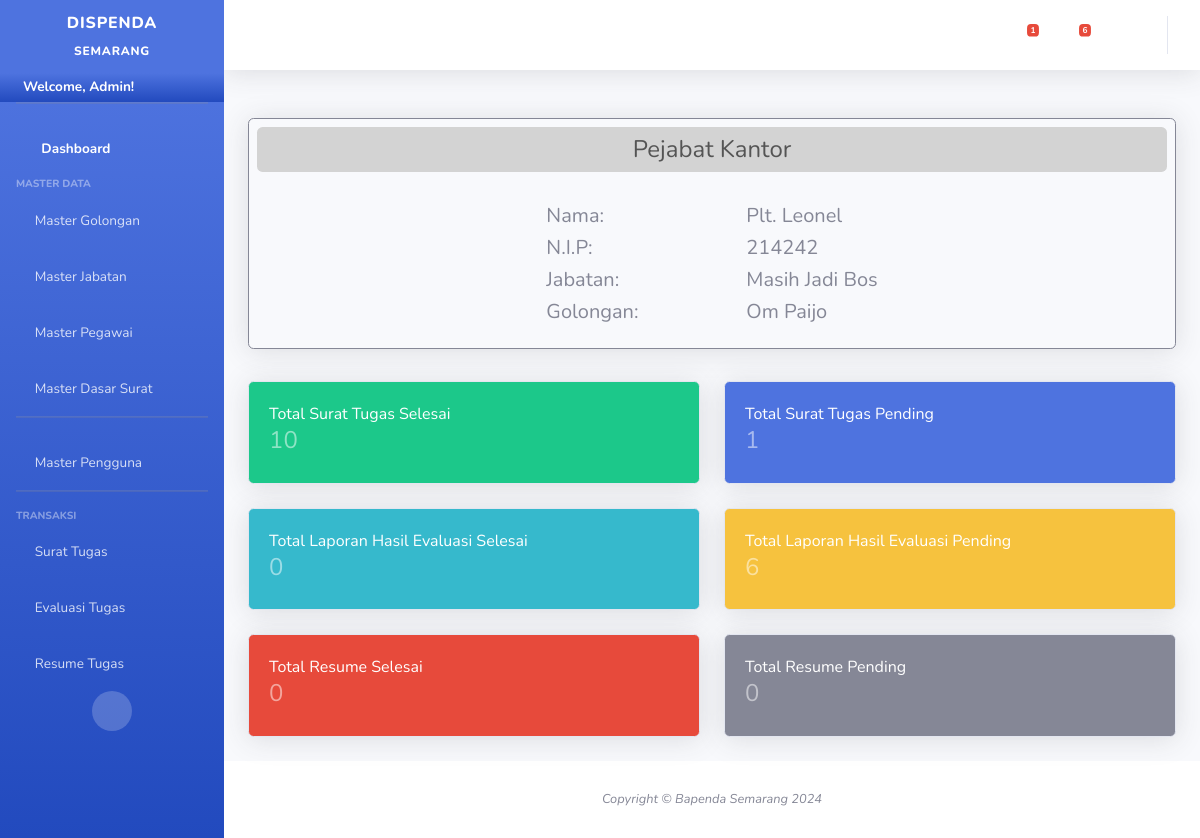
Page / (signed in) on the earlier database version.
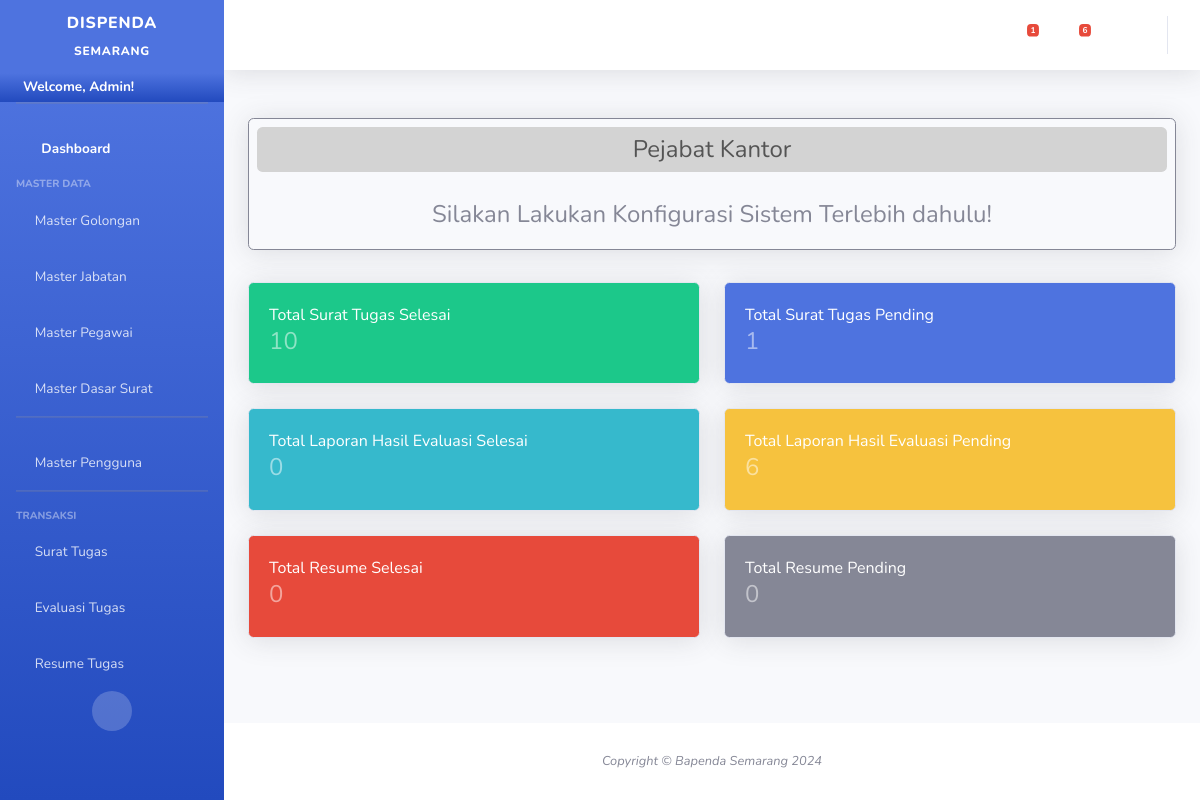
Same page on the later database version.
### surat_tugas/models.py (models this page shows, shortened)
class Pengguna(AbstractUser):
    updatedAt = models.DateTimeField(auto_now_add=True,null=True)
    updatedBy = models.CharField(max_length=20,null=True,blank=True)
    is_edit = models.BooleanField(default=False)
    is_delete = models.BooleanField(default=False)
    is_create = models.BooleanField(default=True)
    email = models.CharField(max_length=100,blank=True,null=True,unique=True)

class ConfigDispenda(models.Model):
    is_PLT = models.BooleanField(default=False)
    kepala = models.ForeignKey(MasterPegawai,on_delete=models.RESTRICT)
    updatedBy = models.CharField(max_length=20,blank=True,null=True)
    updatedAt = models.DateTimeField(auto_now_add=True,null=True)

class MasterPegawai(models.Model):
    nik = models.CharField(max_length=50,blank=False,primary_key=True,default="")
    nama = models.CharField(max_length=100,blank=False,null=False)
    kode_jabatan = models.ForeignKey(MasterJabatan,on_delete=models.RESTRICT)
    kode_golongan = models.ForeignKey(MasterGolongan,on_delete=models.RESTRICT)
    updatedAt = models.DateTimeField(auto_now_add=True,null=True)
    is_kepala = models.BooleanField(default=False)
    updatedBy = models.CharField(max_length=20,blank=True,null=True)
    is_update = models.BooleanField(default=False,blank=True,null=True)

class MasterJabatan(models.Model):
    kode_jabatan = models.CharField(max_length=10,primary_key=True,unique=True,blank=True,default="")
    keterangan = models.CharField(max_length=50)
    updatedAt = models.DateTimeField(auto_now_add=True,null=True)
    updatedBy = models.CharField(max_length=20,blank=True,null=True)
    is_update = models.BooleanField(default=False,blank=True,null=True)
    def __str__(self):
        return self.keterangan

class MasterGolongan(models.Model):
    kode_golongan = models.CharField(max_length=10,primary_key=True,unique=True,blank=True,default="")
    keterangan = models.CharField(max_length=50)
    updatedAt = models.DateTimeField(auto_now_add=True,null=True)
    updatedBy = models.CharField(max_length=20,blank=True,null=True)
    is_update = models.BooleanField(default=False,blank=True,null=True)
    def __str__(self):
        return self.keterangan

### cms/views.py (the view)
# urls.py: path('', dashboard, name='dashboard'),
def dashboard(request):
	if(request.user.is_authenticated != True):
		return HttpResponseRedirect('/auth/')
	jml_pending_surattugas = TrxSuratTugas.objects.all().filter(submit=False).count()
	jml_sukses_surattugas = TrxSuratTugas.objects.all().filter(submit=True).count()
	jml_pending_lhe = headerLHE.objects.all().filter(submit=False).count()
	jml_sukses_lhe = headerLHE.objects.all().filter(submit=True).count()
	configdispenda = ConfigDispenda.objects.all()
	if configdispenda.count()==0:
		configdispenda=None
	else:
		configdispenda=configdispenda[0]
	context={
		'username': request.user.username,
		'jml_pending_surattugas': jml_pending_surattugas,
		'jml_sukses_surattugas': jml_sukses_surattugas,
		'jml_sukses_lhe':jml_sukses_lhe,
		'jml_pending_lhe':jml_pending_lhe,
		'kepala':configdispenda,
		'pending_surat':getPendingSurat(),
		'pending_lhe':getPendingLHE()
	}
	return render(request,'master/dashboard.html',context)

### cms/views.py (called while the page is built)
def getPendingSurat():
	return TrxSuratTugas.objects.all().filter(submit=False)

def getPendingLHE():
	return headerLHE.objects.all().filter(submit=False)

### surat_tugas/models.py (called while the page is built)
    def __str__(self):
        return self.nomor_surat

### templates/master/dashboard.html
{% extends 'base.html'%}
{% load static %}
{% block contents%}
                            <div class="row">
                                <div class="col-12 mb-4">
                                    <div class="card bg-light h4 shadow border-secondary">
                                        <div class="rounded m-2 text-center  p-2" style="color:rgba(0, 0, 0, 0.6);background-color: lightgray;">Pejabat Kantor</div>
                                        <div class="card-body d-flex justify-content-center">
                                            {% if kepala.kepala.nik%}
                                            <table>
                                                <tr>
                                                    <td class="p-1 h5" style="width: 200px;">Nama:</td>
                                                    <td class="p-1 h5 ">{% if kepala.is_PLT %}Plt. {%endif%}{{kepala.kepala.nama|title}}</td>
                                                </tr>
                                                <tr>
                                                    <td class="p-1 h5 ">N.I.P:</td>
                                                    <td class="p-1 h5 ">{{kepala.kepala.nik|title}}</td>
                                                </tr>
                                                <tr>
                                                    <td class="p-1 h5 ">Jabatan:</td>
                                                    <td class="p-1 h5 ">{{kepala.kepala.kode_jabatan|title}}</td>
                                                </tr>
                                                <tr>
                                                    <td class="p-1 h5 ">Golongan:</td>
                                                    <td class="p-1 h5 ">{{kepala.kepala.kode_golongan|title}}</td>
                                                </tr>
                                            </table>
                                            {% else %}
                                            <span>Silakan Lakukan Konfigurasi Sistem Terlebih dahulu!</span>
                                            {% endif %}
                                        </div>
                                    </div>
                                </div>
                                <div class="col-lg-6 mb-4">
                                    <div class="card bg-success text-white shadow">
                                        <div class="card-body">
                                            Total Surat Tugas Selesai
                                            <div class="text-white-50 h4">{{jml_sukses_surattugas}}</div>
                                        </div>
                                    </div>
                                </div>
                                <div class="col-lg-6 mb-4">
                                    <div class="card bg-primary text-white shadow">
                                        <div class="card-body">
                                            Total Surat Tugas Pending
                                            <div class="text-white-50 h4">{{jml_pending_surattugas}}</div>
                                        </div>
                                    </div>
                                </div>
                                 <div class="col-lg-6 mb-4">
                                    <div class="card bg-info text-white shadow">
                                        <div class="card-body">
                                            Total Laporan Hasil Evaluasi Selesai
                                            <div class="text-white-50 h4">{{jml_sukses_lhe}}</div>
                                        </div>
                                    </div>
                                </div>
                                <div class="col-lg-6 mb-4">
                                    <div class="card bg-warning text-white shadow">
                                        <div class="card-body">
                                            Total Laporan Hasil Evaluasi Pending
                                            <div class="text-white-50 h4">{{jml_pending_lhe}}</div>
                                        </div>
                                    </div>
                                </div>
                                 <div class="col-lg-6 mb-4">
                                    <div class="card bg-danger text-white shadow">
                                        <div class="card-body">
                                            Total Resume Selesai
                                            <div class="text-white-50 h4">0</div>
                                        </div>
                                    </div>
                                </div>
                                <div class="col-lg-6 mb-4">
                                    <div class="card bg-secondary text-white shadow">
                                        <div class="card-body">
                                            Total Resume Pending
                                            <div class="text-white-50 h4">0</div>
                                        </div>
                                    </div>
                                </div>
                            </div>
{% endblock%}

### templates/base.html (shortened to what this page needs)
{% load static %}
<!DOCTYPE html>
<html lang="en">
<head>
    <link href="https://cdn.jsdelivr.net/npm/bootstrap@5.0.2/dist/css/bootstrap.min.css" rel="stylesheet">
    <link href="{% static 'vendor/fontawesome-free/css/all.min.css'%}" rel="stylesheet" type="text/css">
    <link href="{% static 'css/sb-admin-2.min.css' %}" rel="stylesheet">
</head>
<body id="page-top">
    <div id="wrapper">
        <ul class="navbar-nav bg-gradient-primary sidebar sidebar-dark accordion" id="accordionSidebar">
            <a class="sidebar-brand d-flex align-items-center justify-content-center" href="index.html">
                <div class="sidebar-brand-text mx-3">DISPENDA <sub>SEMARANG</sub></div>
            </a>
            <li class="nav-item ">
                <a class="bg-gradient-primary fw-bold  p-1 nav-link collapsed text-white" href="#" data-toggle="collapse" data-target="#profile"
                    aria-expanded="true" aria-controls="collapseTwo">
                    <i class="fa fa-user-circle"></i>
                    <span class="text-black">Welcome, {{user.username|title}}!</span>
                </a>
            </li>
            <hr class="sidebar-divider">
            <li class="nav-item active">
                <a class="nav-link" href="/">
                    <i class="fas fa-fw fa-tachometer-alt"></i>
                    <span>Dashboard</span></a>
            </li>
            <div class="sidebar-heading">
                Master Data
            </div>
            <li class="nav-item">
                <a class="nav-link collapsed" href="#" data-toggle="collapse" data-target="#golongan"
                    aria-expanded="true" aria-controls="collapseTwo">
                    <i class="fa fa-circle"></i>
                    <span>Master Golongan</span>
                </a>
            </li>
            <li class="nav-item">
                <a class="nav-link collapsed" href="#" data-toggle="collapse" data-target="#jabatan"
                    aria-expanded="true" aria-controls="collapseTwo">
                    <i class="fa fa-dot-circle"></i>
                    <span>Master Jabatan</span>
                </a>
            </li>
            <li class="nav-item">
                <a class="nav-link collapsed" href="#" data-toggle="collapse" data-target="#pegawai"
                    aria-expanded="true" aria-controls="collapseTwo">
                    <i class="fa fa-user-plus"></i>
                    <span>Master Pegawai</span>
                </a>
            </li>
            <li class="nav-item">
                <a class="nav-link collapsed" href="#" data-toggle="collapse" data-target="#dasarsurat"
                    aria-expanded="true" aria-controls="collapseTwo">
                    <i class="fa fa-newspaper"></i>
                    <span>Master Dasar Surat</span>
                </a>
            </li>
            <hr class="sidebar-divider">
            {% if user.is_superuser%}
            <li class="nav-item">
                <a class="nav-link collapsed" href="#" data-toggle="collapse" data-target="#pengguna"
                    aria-expanded="true" aria-controls="collapseTwo">
                    <i class="fa fa-users"></i>
                    <span>Master Pengguna</span>
                </a>
            </li>
            {%endif%}
            <hr class="sidebar-divider">
            <div class="sidebar-heading">
                Transaksi
            </div>
            <li class="nav-item">
                <a class="nav-link collapsed" href="#" data-toggle="collapse" data-target="#suratTugas"
                    aria-expanded="true" aria-controls="collapseTwo">
                    <i class="fa fa-envelope"></i>
                    <span>Surat Tugas</span>
                </a>
            </li>
            <li class="nav-item">
                <a class="nav-link collapsed" href="#" data-toggle="collapse" data-target="#evaluasiTugas"
                    aria-expanded="true" aria-controls="collapseTwo">
                    <i class="fa fa-file"></i>
                    <span>Evaluasi Tugas</span>
                </a>
            </li>
            <li class="nav-item">
                <a class="nav-link collapsed" href="#" data-toggle="collapse" data-target="#laporanTugas"
                    aria-expanded="true" aria-controls="collapseTwo">
                    <i class="fa fa-file-archive"></i>
                    <span>Resume Tugas</span>
                </a>
            </li>
            <div class="text-center d-none d-md-inline">
                <button class="rounded-circle border-0" id="sidebarToggle"></button>
            </div>
        </ul>
        <div id="content-wrapper" class="d-flex flex-column">
            <div id="content">
                <nav class="navbar navbar-expand navbar-light bg-white topbar mb-4 static-top shadow">
                    <ul class="navbar-nav ml-auto">
                        <li class="nav-item dropdown no-arrow mx-1">
                            <a class="nav-link dropdown-toggle" href="#" id="messagesDropdown" role="button"
                                data-toggle="dropdown" aria-haspopup="true" aria-expanded="false">
                                <i class="fas fa-envelope fa-fw"></i>
                                {% if pending_surat.count > 0 %}
                                <span class="badge badge-danger badge-counter">{{pending_surat.count}}</span>
                                {% endif %}
                            </a>
                        </li>
                        <li class="nav-item dropdown no-arrow mx-1">
                            <a class="nav-link dropdown-toggle" href="#" id="messagesDropdown" role="button"
                                data-toggle="dropdown" aria-haspopup="true" aria-expanded="false">
                                <i class="fas fa-file fa-fw"></i>
                                {% if pending_lhe.count > 0 %}
                                <span class="badge badge-danger badge-counter">{{pending_lhe.count}}</span>
                                {% endif %}
                            </a>
                        </li>
                        <li class="nav-item dropdown no-arrow mx-1">
                            <a class="nav-link dropdown-toggle" href="#" id="messagesDropdown" role="button"
                                data-toggle="dropdown" aria-haspopup="true" aria-expanded="false">
                                <i class="fas fa-file-archive fa-fw"></i>
                            </a>
                        </li>
                    </ul>
                </nav>
                <div class="container-fluid">
                    {% block contents%}
                    {% endblock %}
                </div>
            </div>
            <footer class="sticky-footer bg-white">
                <div class="container my-auto">
                    <div class="copyright text-center my-auto">
                        {% now "Y" as current_year %}
                        <span><i>Copyright &copy; Bapenda Semarang {% if current_year != '2024' %}2024-{%now "Y"%} {% else %}2024 {%endif%}</i></span>
                    </div>
                </div>
            </footer>
        </div>
    </div>
</body>
</html>

Differences in the rows shown:
removed ConfigDispenda: kepala.nama "Leonel", kepala.nik "214242", kepala.kode_jabatan "Masih Jadi Bos", kepala.kode_golongan "Om Paijo"
Other differences:
text no longer shown: "Nama: Plt. N.I.P: Jabatan: Golongan:"
text now shown: "Silakan Lakukan Konfigurasi Sistem Terlebih dahulu!"
